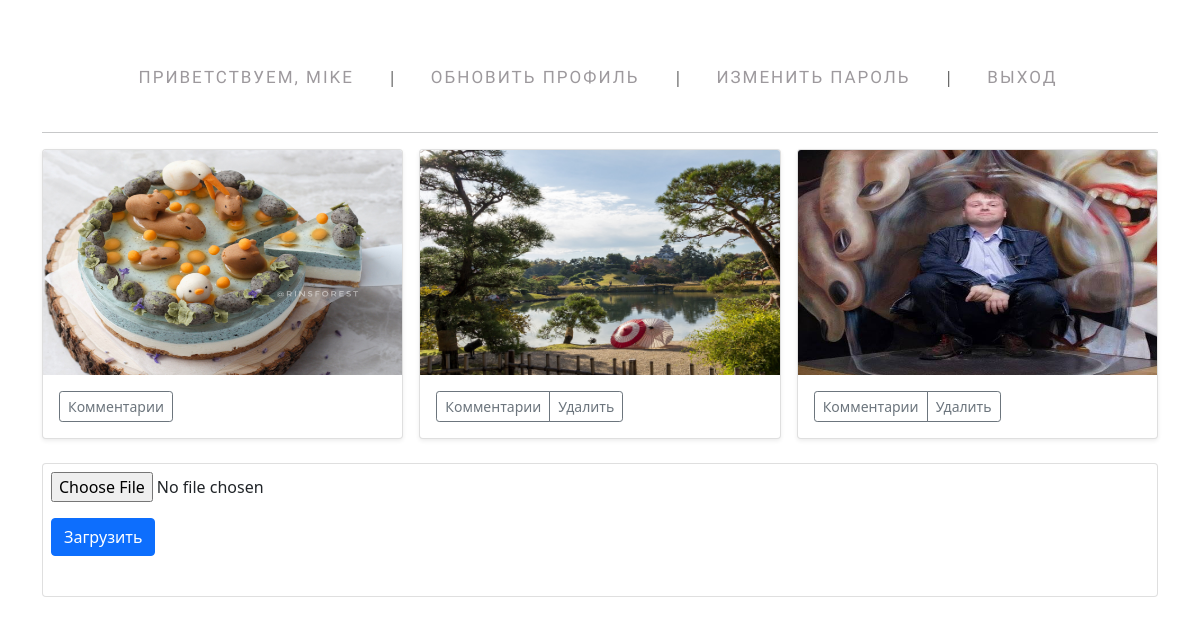
Page /index.php (signed in) on the committed database.
### tables this page shows
CREATE TABLE `users` (
  `id` int NOT NULL,
  `email` varchar(255) NOT NULL,
  `username` varchar(255) NOT NULL,
  `password` varchar(255) NOT NULL
);

CREATE TABLE `images` (
  `id` int NOT NULL,
  `name` varchar(255) NOT NULL,
  `owner` varchar(255) NOT NULL
);

### classes/Config.php (called while the page is built)
<?php
class Config {
    public static function get($path = null) {
        if($path) {
            $config = $GLOBALS['config'];
            $path = explode('.', $path);
            foreach($path as $item) {
                if(isset($config[$item])) {
                    $config = $config[$item];
                }
            }
            return $config;
        }
        return false;
    }
}

### classes/Database.php (called while the page is built, shortened)
<?php
class Database {
    private static $instance = null;
    private $pdo, $query, $result, $count, $error = false;
    private function __construct() {
        try {
            $this->pdo = new PDO('mysql:host=' . Config::get('mysql.host') . '; dbname=' . Config::get('mysql.database') . '; ', Config::get('mysql.username'), Config::get('mysql.password'));
        } catch (PDOException $e) {
            echo $e->getMessage(); die;
        }
    }
    public static function getInstance() {
        if(!isset(self::$instance)) {
            self::$instance = new Database();
        }
        return self::$instance;
    }
    public function query($sql, $params = []) {
        $this->error = false;
        $this->query = $this->pdo->prepare($sql);
        if(count($params)) {
            $i = 1;
            foreach($params as $param) {
                $this->query->bindValue($i, $param);
                $i++;
            }
        }
        if(!$this->query->execute()) {
            $this->error = true;
        } else {
            $this->result = $this->query->fetchAll(PDO::FETCH_OBJ);
        }
        return $this;
    }
    public function error() {
        return $this->error;
    }
    public function results() {
        return $this->result;
    }
    public function get($table, $where = []) {
        return $this->action('SELECT * ', $table, $where);
    }
    public function action($action, $table, $where) {
        if(count($where) === 3) {
            [$field, $operator, $value] = $where;
            $operators = ['=', '>', '<', '>=', '<='];
            if(in_array($operator, $operators)) {
                $sql = "{$action} FROM {$table} WHERE {$field} {$operator} ?";
                if(!$this->query($sql, [$value])->error()) {
                    return $this;
                }
            }
        } else {
            $sql = "{$action} FROM {$table}";
                if(!$this->query($sql)->error()) {
                    return $this;
                }
        }
        return false;
    }
    public function first() {
        return $this->results()[0];
    }
}

### classes/User.php (called while the page is built, shortened)
<?php
class User {
    private $db, $data, $session_name, $isLoggedIn;
    public function __construct($user = null) {
        $this->db = Database::getInstance();
        $this->session_name = Config::get('session.user_session');
        if(!$user) {
                if(Session::exists($this->session_name)) {
                    $user = Session::get($this->session_name);
                    if($this->find($user)) {
                        $this->isLoggedIn = true;
                    }
                }
            } else {
                $this->find($user);
        }
    }
    public function find($field = null) {
        if(is_numeric($field)) {
            $this->data = $this->db->get($this->session_name, ['id', '=', $field])->first();
        } else {
            $this->data = $this->db->get($this->session_name, ['email', '=', $field])->first();
        }
        if($this->data) {
            return true;
        }
        return false;
    }
    public function data() {
        return $this->data;
    }
    public function isLoggenIn() {
        return $this->isLoggedIn;
    }
}

### classes/Session.php (called while the page is built, shortened)
<?php
class Session {
    public static function exists($name) {
        return (isset($_SESSION[$name])) ? true : false;
    }
    public static function get($name) {
        return $_SESSION[$name];
    }
}

### classes/Images.php (called while the page is built, shortened)
<?php
class Images {
	private $db;
	public function __construct() {
        $this->db = Database::getInstance();
	}
	public function getAllImage() {
		$images = $this->db->get(Config::get('images.table'))->results();
		if(empty($images)) {
			Session::setFlash("Галерея пуста!", "danger");
			return false;
		} else {
			return $images;
		}
	}
}

### index.php (the view, shortened to what this page needs)
<?php
$user = new User;
$images = new Images();
$gallery = $images->getAllImage();
?>
<!DOCTYPE html>
<html lang="en">
<head>
    <link href="https://cdn.jsdelivr.net/npm/bootstrap@5.0.1/dist/css/bootstrap.min.css" rel="stylesheet">
    <link href="/css/style.css" rel="stylesheet">
</head>
<body>
<div class="container">
<?php if($user->isLoggenIn()): ?>
    <nav>
        <ul class="menu-main">
            <li><a href="/">Приветствуем, <?= $user->data()->username ?></a></li>
            <li><a href="/view/update.php">Обновить профиль</a></li>
            <li><a href="/view/changepass.php">Изменить пароль</a></li>
            <li><a href="/view/logout.php">Выход</a></li>
        </ul>
    </nav>
    <hr>
    <div class="row row-cols-1 row-cols-sm-2 row-cols-md-3 g-3">
        <?php foreach($gallery as $image): ?>
        <div class="col">
          <div class="card shadow-sm">
            <img class="bd-placeholder-img card-img-top" width="100%" height="225" src="\uploads\img\<?= $image->name ?>" role="img" aria-label="Placeholder: Эскиз" preserveAspectRatio="xMidYMid slice" focusable="false"><title>Placeholder</title><rect width="100%" height="100%" fill="#55595c"/></img>
            <div class="card-body">
              <div class="d-flex justify-content-between align-items-center">
                <div class="btn-group">
                  <button type="button" class="btn btn-sm btn-outline-secondary" onclick="document.location='./view/comment.php?id=<?=$image->id?>'">Комментарии</button>
                  <?php if(($image->owner) == ($user->data()->id)): ?>
                    <button type="button" class="btn btn-sm btn-outline-secondary" onclick="document.location='./view/del_image.php?id=<?=$image->id?>'">Удалить</button>
                  <?php endif; ?>
                </div>
              </div>
            </div>
          </div>
        </div>
        <?php endforeach; ?>
    </div>
    <br>
    <form action="" method="post" enctype="multipart/form-data" class="card p-2">
        <div class="form-file form-file-lg mb-3">
            <input type="file" name="file" class="form-file-input" id="customFileLg">
        </div>
        <div class="mb-3">
            <button type="submit" class="btn btn-primary mb-3">Загрузить</button>
        </div>
    </form>
<?php endif; ?>
</div>
</body>
</html>

### css/style.css (style rules this page uses)
.menu-main { list-style: none; margin: 40px 0 5px; padding: 25px 0 5px; text-align: center; background: white; }
.menu-main li { display: inline-block; }
.menu-main li:after { content: "|"; color: #606060; display: inline-block; vertical-align:top; }
.menu-main li:last-child:after { content: none; }
.menu-main a { text-decoration: none; font-family: 'Ubuntu Condensed', sans-serif; letter-spacing: 2px; position: relative; padding-bottom: 20px; margin: 0 34px 0 30px; font-size: 17px; text-transform: uppercase; display: inline-block; transition: color .2s; }
.menu-main a, .menu-main a:visited { color: #9d999d; }
.menu-main a:before, .menu-main a:after { content: ""; position: absolute; height: 4px; top: auto; right: 50%; bottom: -5px; left: 50%; background: #feb386; transition: .8s; }

### rows in the picture
users: username "MIKE"
images: name (picture)
images: name (picture)
images: name (picture)
